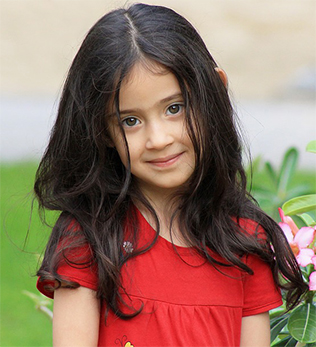
#> input picture low-res.jpg, 316 x 347 px
$ python bilinearsplineinterpolation.py
#> lines starting #> are read from the running program, lines starting #| are printed output that depends on the picture; long printed decimals are rounded
#> further down, img is the input picture: shape (347, 316, 3); mean B, G, R 100, 116.6, 145.1
#> (printed output is left out)
# import cv2
# import numpy as np
import tkinter as tk
from tkinter import filedialog
# [434 lines of commented-out code are left out]


import cv2
import numpy as np
from PIL import Image

def bilinear_spline_interpolation(img, scale):
    # Get image dimensions
#> called with scale = 1.5
    height, width, channels = img.shape
#> height = 347; width = 316; channels = 3
    print("---- Height , Width, Channels -----")
    print(height,width,channels)
#| 347 316 3

    # Calculate new dimensions
    new_height = int(height * scale)
#> new_height = 520
    print("--- New height -----")
    print(new_height)
#| 520
    new_width = int(width * scale)
#> new_width = 474
    print("----- New Width ------")
    print(new_width)
#| 474

    # Create empty image with new dimensions
    new_img = np.zeros((new_height, new_width, channels), dtype=np.float32)

    # Calculate scaling ratios
    x_ratio = float(width - 1) / (new_width - 1) if new_width > 1 else 0
#> x_ratio = 0.666
    print("--- X ratio ----- ")
    print(x_ratio)
#| 0.666
    y_ratio = float(height - 1) / (new_height - 1) if new_height > 1 else 0
#> y_ratio = 0.667
    print("---- Y ratio ----- ")
    print(y_ratio)
#| 0.6667

    # Apply bilinear spline interpolation
    for y in range(new_height):
        for x in range(new_width):
            x_val = x * x_ratio
            y_val = y * y_ratio
            x_min = int(x_val)
            y_min = int(y_val)
            x_max = min(x_min + 1, width - 1)
            y_max = min(y_min + 1, height - 1)
            x_diff = x_val - x_min
            y_diff = y_val - y_min

            # Fit bilinear spline to surrounding pixels
            p00 = img[y_min, x_min]
            p01 = img[y_min, x_max]
            p10 = img[y_max, x_min]
            p11 = img[y_max, x_max]

            a = p00
            b = p01 - p00
            c = p10 - p00
            d = p11 + p00 - p01 - p10

            # Calculate interpolated pixel value using bilinear spline
            new_img[y, x] = a + b * x_diff + c * y_diff + d * x_diff * y_diff
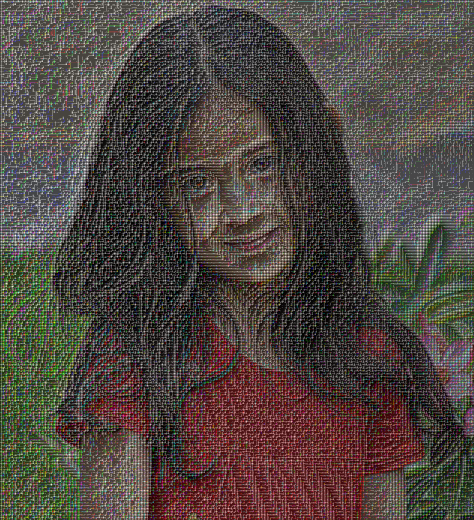
#> new_img: shape (520, 474, 3) float32; mean B, G, R 211, 227, 255.7; drawn with min black and max white

    return new_img

# Load image
img = cv2.imread('low-res.jpg')
print("----- Initial image in PIL------")
print(img)

if img is None:
    print('Error: Could not read image file')
else:
    # Scale image using bilinear spline interpolation
    scaled_img = bilinear_spline_interpolation(img, 1.5)
    scaled_img = cv2.convertScaleAbs(scaled_img)
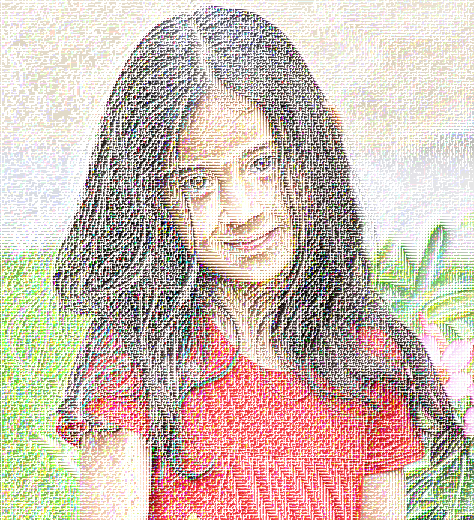
#> scaled_img: shape (520, 474, 3); mean B, G, R 178.6, 188.4, 205.5
    print("---- Scaled Image ----- ")
    print(scaled_img)
#> (printed output is left out)

    # Convert image from BGR to RGB
    scaled_img_rgb = cv2.cvtColor(scaled_img, cv2.COLOR_BGR2RGB)
    print("--- scaled_img_rgb ----")
    print(scaled_img_rgb)
#> (printed output is left out)

    # Create PIL Image object
    scaled_img_pil = Image.fromarray(scaled_img_rgb)
    print("----- PIL image ------ ")
    print(scaled_img_pil)
#| <PIL.Image.Image image mode=RGB size=474x520 at 0x7FD8D3F1AF10>

    # [8 lines of commented-out code are left out]

    save_path = filedialog.asksaveasfilename(defaultextension='.png', filetypes=(('JPEG', '*.jpg'), ('PNG', '*.png')))
    if save_path:
        # Save the scaled image as PNG
        scaled_img_pil.save(save_path, format='PNG')
        print("Scaled image saved successfully as PNG.")

        # Load the saved image
        saved_image = cv2.imread(save_path)

    # Display original and scaled images
    cv2.imshow('Original Image', img)
    cv2.imshow('Scaled Image', saved_image)
    cv2.waitKey(0)
    cv2.destroyAllWindows()
